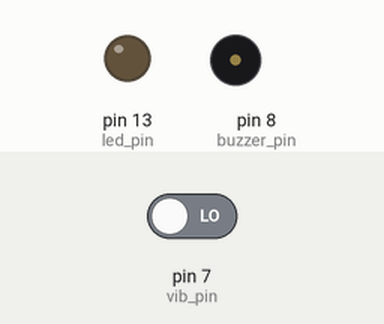
This sketch was run on a simulated Arduino Uno, built with avr-gcc and run on an emulated ATmega328P. Parts: output pins drawn as LEDs (lit = HIGH), buzzer (waves = sounding, pin HIGH). Inputs (shaded band) come from the test bench; at power-on: pin 7 (vib_pin) LOW.

Above: at 1.2 s.
1.3 s: pin 7 (vib_pin) driven HIGH
At 1.7 s:
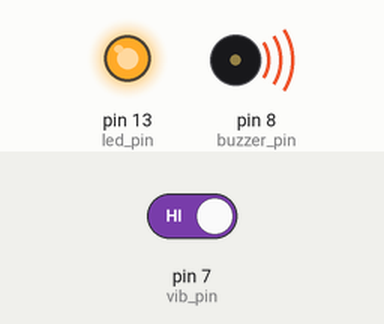
4.3 s: pin 7 (vib_pin) driven LOW
At 5.1 s:
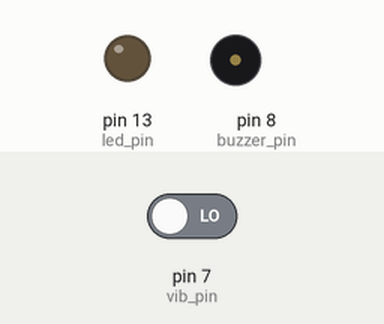
Timing chart, 0 to 7.3 s (numbered marks = the images above; inputs shaded):
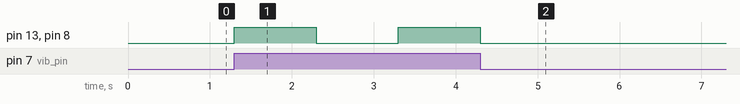

The sketch:

vibrationsensor.ino
```cpp
int vib_pin = 7;
int led_pin = 13;
int buzzer_pin = 8; // Define the buzzer pin

void setup() {
  pinMode(vib_pin, INPUT);
  pinMode(led_pin, OUTPUT);
  pinMode(buzzer_pin, OUTPUT); // Set buzzer as output
}

void loop() {
  int val;
  val = digitalRead(vib_pin);

  if (val == 1) {
    // Turn both LED and Buzzer ON
    digitalWrite(led_pin, HIGH);
    digitalWrite(buzzer_pin, HIGH);
    delay(1000);

    // Turn both LED and Buzzer OFF
    digitalWrite(led_pin, LOW);
    digitalWrite(buzzer_pin, LOW);
    delay(1000);
  } else {
    digitalWrite(led_pin, LOW);
    digitalWrite(buzzer_pin, LOW); // Ensure buzzer stays off
  }
}
```

Measured:
- after the input at 1.3 s, pin 13 (led_pin), pin 8 (buzzer_pin): LOW → HIGH at once, → LOW 1.0 s later, → HIGH 1.0 s later
- after the input at 4.3 s, pin 13 (led_pin), pin 8 (buzzer_pin): goes on until 4.3 s, then stays LOW
